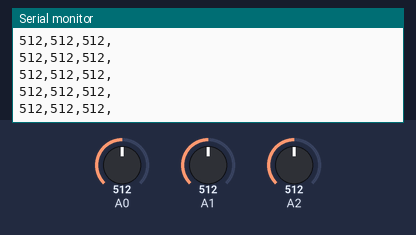
Simulated run of this sketch. Board: Arduino Uno, built with avr-gcc and run on an emulated ATmega328P. On the bench: the last lines printed to the serial monitor. Inputs (shaded band) come from the test bench; at power-on: A0 = 512, A2 = 512, A1 = 512.

Above: at 1.2 s.
1.3 s: A0 set to 11
At 2.2 s:
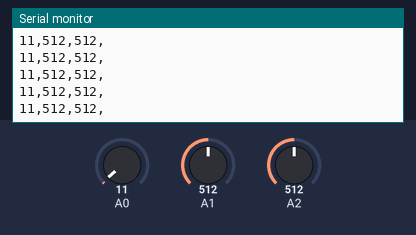
2.8 s: A0 set to 8
At 3.6 s:
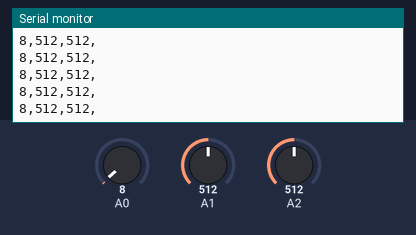
4.3 s: A2 set to 11
At 5.2 s:
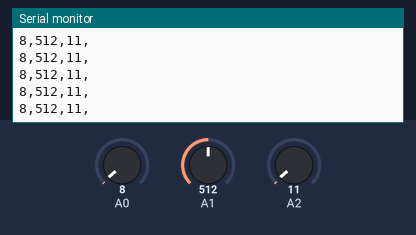
5.8 s: A2 set to 8
At 6.5 s:
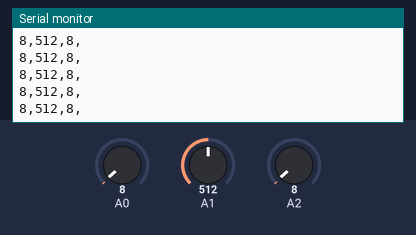
Timing chart, 0 to 8.8 s (numbered marks = the images above; inputs shaded):
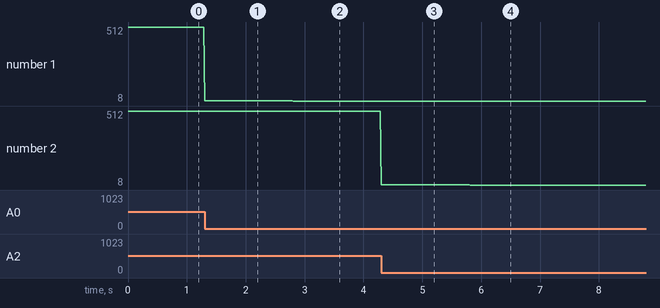

Measured:
- after the input at 1.3 s, the serial monitor: prints a new line at once (image 1)
- after the input at 2.8 s, the serial monitor: prints a new line at once (image 2)
- after the input at 4.3 s, the serial monitor: prints a new line at once (image 3)
- after the input at 5.8 s, the serial monitor: prints a new line at once (image 4)
- plotted number 1: 512 → 11 after the input at 1.3 s, 11 → 8 after the input at 2.8 s

The sketch:

sendMultpileToP5JS.ino
```cpp
int numPins = 3;
const int sensorPins [3] = {0,1,2};


void setup() {
  // put your setup code here, to run once:
Serial.begin(115200);
}

void loop() {
  // put your main code here, to run repeatedly:

for(int i=0;i<numPins;i++){
  int sensorValue = analogRead(sensorPins[i]);
    Serial.print(sensorValue);
    Serial.print(","); //split by ',' comma

  }
     Serial.println(""); //newline marker
     delay(15);
}
```
